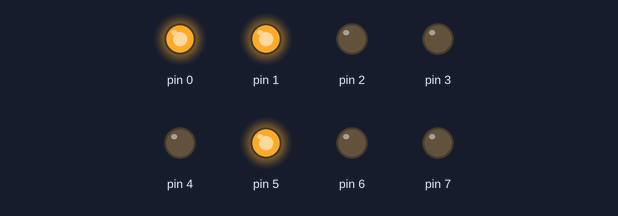
A sketch run on a simulated Arduino Uno, built with avr-gcc and run on an emulated ATmega328P. Shown: output pins drawn as LEDs (lit = HIGH).

Above: at 0.1 s.
Timing chart, 0 to 1.6 s (numbered marks = the images above):
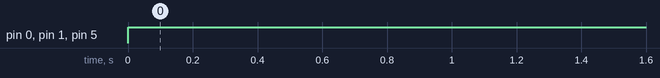

Measured:
- by itself, pin 0, pin 1, pin 5: LOW → HIGH at 0.00 s

The sketch:

DAC_arduino_1.ino
```cpp
/*
  DAC: Single byte
  source: A. J. Misquitta
  https://app.ph.qmul.ac.uk/wiki/ajm:teaching:arduino-pi:projects:arduino:dac-audio:dac
  Building a DAC with an arduino using a R-2R circuit. We use digital pins 0 to 7
  pin 0 is for the least significant bit and bit 7 the most significant bit.
  So if you have the binary number 00100011 the decimal number is 35
  35/255 * 5V = 0.68V so a voltmeter should read 0.68V at the output.
  To easure the voltage the Gnd of the voltmeter should be plugged into the Gnd of the set up (common Gnd)
  Try if this work.
*/

void setup(){
  //set digital pins 0-7 as outputs
  for (int i=0; i<8; i++){
    pinMode(i,OUTPUT);
  }
}

void loop(){
  digitalWrite(0, HIGH); // 1 : we start from the rightmost bit
  digitalWrite(1, HIGH);  // 1
  digitalWrite(2, LOW);  // 0
  digitalWrite(3, LOW);  // 0
  digitalWrite(4, LOW); // 0
  digitalWrite(5, HIGH); // 1
  digitalWrite(6, LOW);  // 0
  digitalWrite(7, LOW); // 0
}
```
